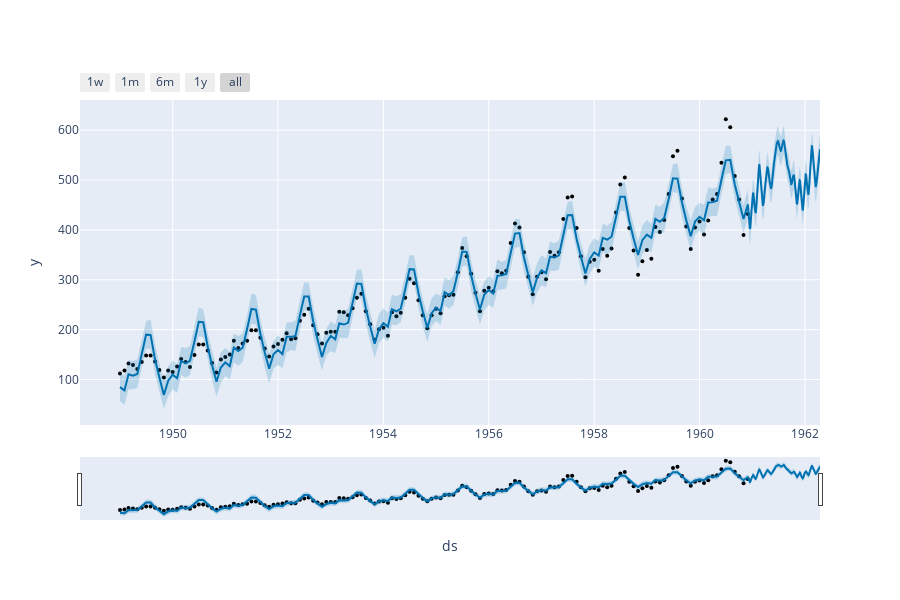

Write notebook code for a chart like this one.
### Code cell
from prophet.plot import plot_plotly, plot_components_plotly

plot_plotly(m, forecast)

### Figure 1 — Plotly figure (JSON) as saved in the notebook; plotly's stock layout.template omitted (floating-point values rounded to 4 significant figures; data arrays with more than 128 entries replaced by an {"elided": "..."} marker saying what was removed)
{"data": [{"marker": {"color": "black", "size": 4}, "mode": "markers", "name": "Actual", "type": "scatter", "x": {"elided": "144 str values"}, "y": {"elided": "144 int values"}}, {"hoverinfo": "skip", "line": {"width": 0}, "mode": "lines", "type": "scatter", "x": {"elided": "644 str values"}, "y": {"elided": "644 float values"}}, {"fill": "tonexty", "fillcolor": "rgba(0, 114, 178, 0.2)", "line": {"color": "#0072B2", "width": 2}, "mode": "lines", "name": "Predicted", "type": "scatter", "x": {"elided": "644 str values"}, "y": {"elided": "644 float values"}}, {"fill": "tonexty", "fillcolor": "rgba(0, 114, 178, 0.2)", "hoverinfo": "skip", "line": {"width": 0}, "mode": "lines", "type": "scatter", "x": {"elided": "644 str values"}, "y": {"elided": "644 float values"}}], "layout": {"height": 600, "showlegend": false, "width": 900, "xaxis": {"rangeselector": {"buttons": [{"count": 7, "label": "1w", "step": "day", "stepmode": "backward"}, {"count": 1, "label": "1m", "step": "month", "stepmode": "backward"}, {"count": 6, "label": "6m", "step": "month", "stepmode": "backward"}, {"count": 1, "label": "1y", "step": "year", "stepmode": "backward"}, {"step": "all"}]}, "rangeslider": {"visible": true}, "title": {"text": "ds"}, "type": "date"}, "yaxis": {"title": {"text": "y"}}}}
